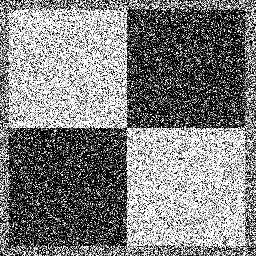
%> input picture ps2_matlab_Haoyang_Zeng/ps2-input0-noise.png, 256 x 256 px
$ octave ps2_3_b.m   (GNU Octave 9; MATLAB toolbox functions it lacks are replaced by stand-ins)
%> lines starting %> are read from the running program, lines starting %| are printed output that depends on the picture
I = imread('ps2-input0-noise.png');
%> I is the input picture: size 256x256 uint8; min 0, max 255, mean 127.6
smooth = imgaussfilt(I,2)
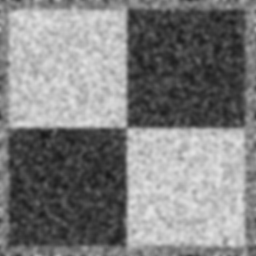
%> smooth: size 256x256 uint8; min 24, max 227, mean 127.5
BW1 = edge(I, 'canny')
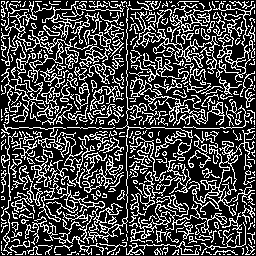
%> BW1: size 256x256 logical; 27.7% white in thin lines or dots
BW2 = edge(smooth, 'canny')
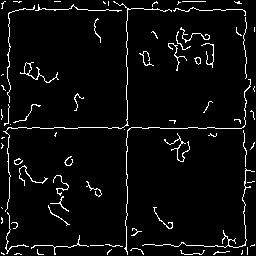
%> BW2: size 256x256 logical; 4.6% white in thin lines or dots
subplot(2,1,1)
imshow(BW1)
subplot(2,1,2)
imshow(BW2);
